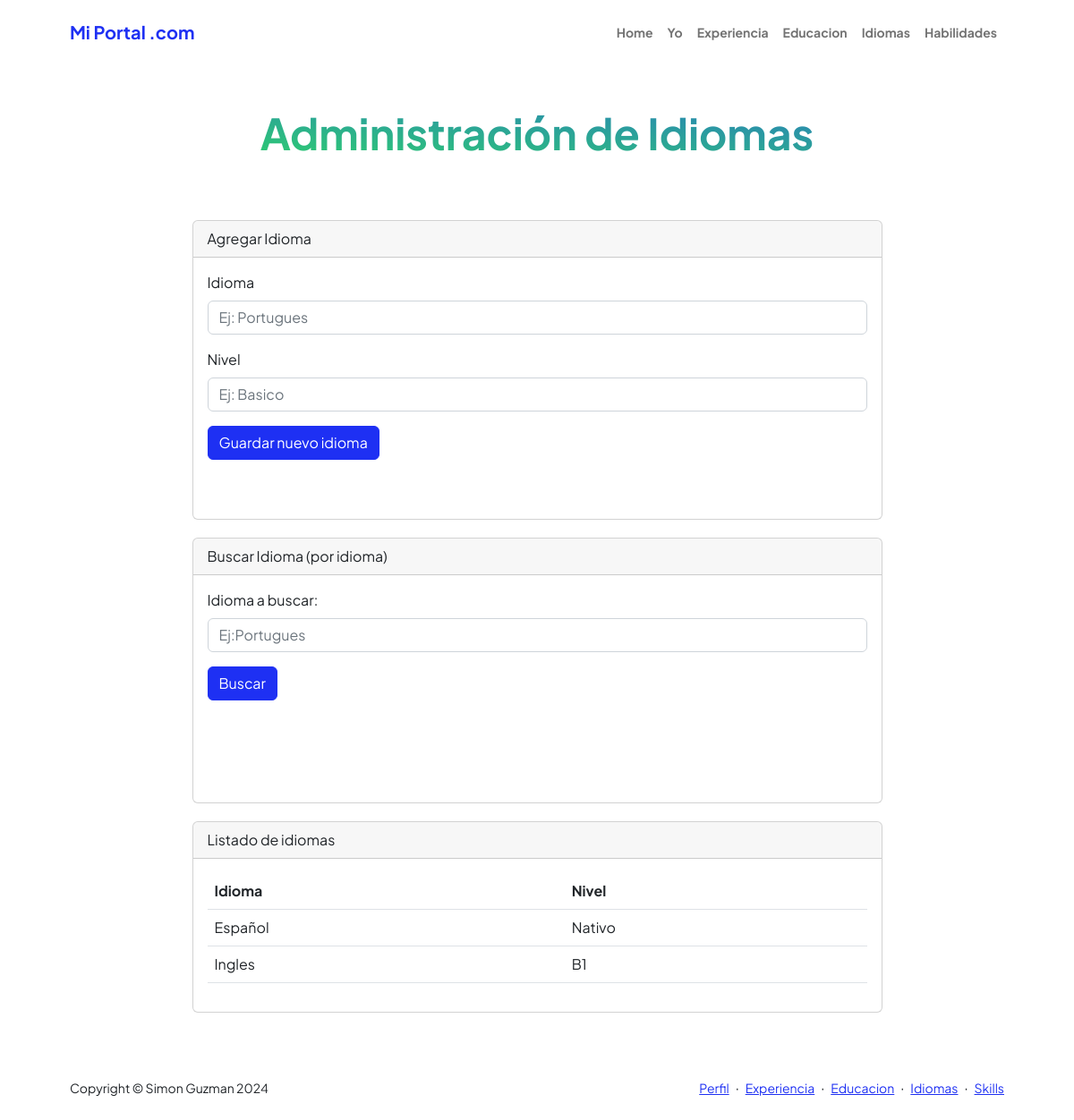
Page /AppCurriculum/idiomas on the earlier database version.
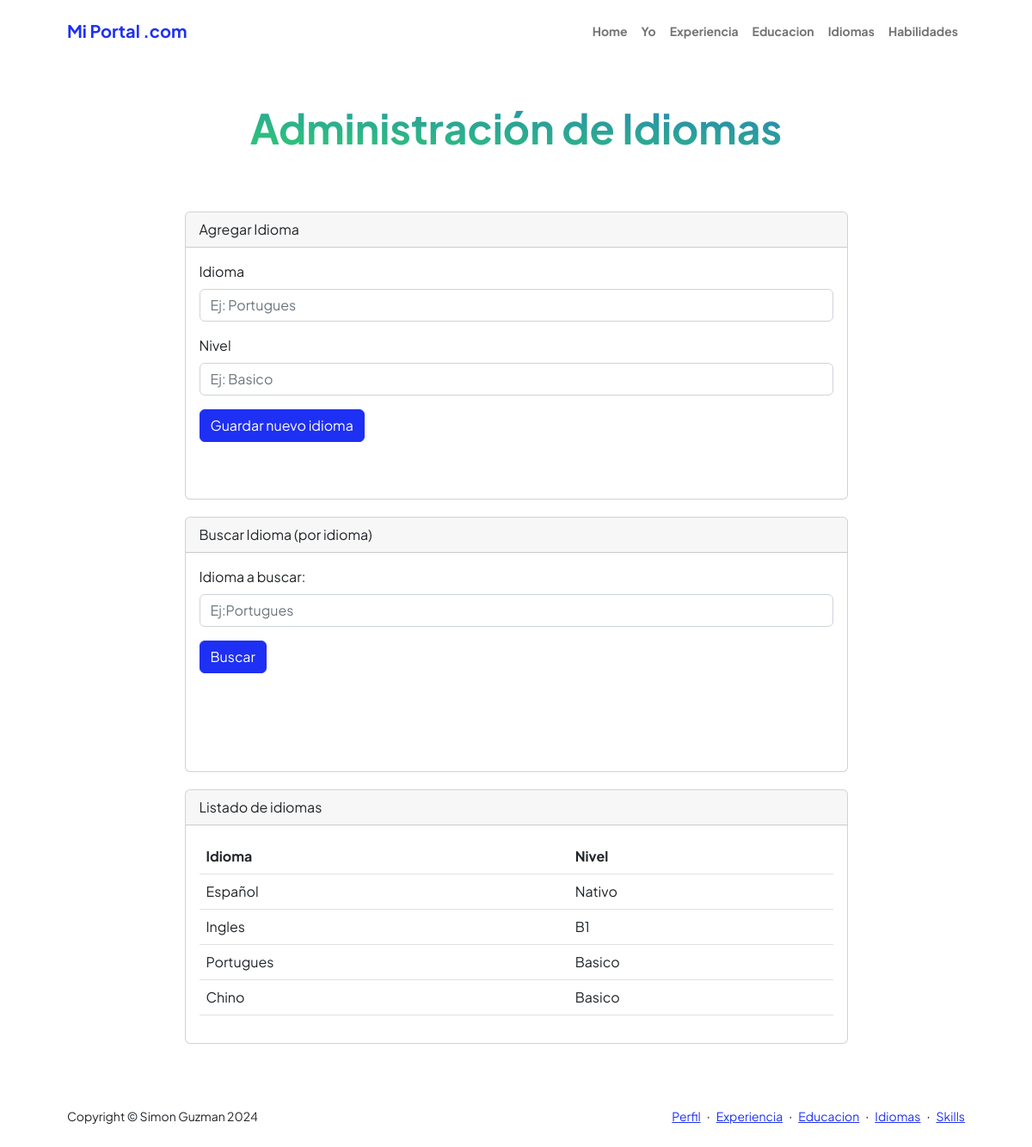
Same page on the later database version.
### AppCurriculum/models.py (models this page shows, shortened)
class Idiomas(models.Model):
    idioma = models.CharField(max_length=50)
    nivel = models.CharField(max_length=20)

### AppCurriculum/views.py (the view, shortened to what this page needs)
# urls.py: path('idiomas',views.idiomas,name="Idiomas"),
def idiomas(request):
    idiomas = Idiomas.objects.all()
    if request.method == 'POST':
        miFormulario = IdiomaFormulario(request.POST)
        if miFormulario.is_valid():
            informacion = miFormulario.cleaned_data
            exp = Idiomas(idioma=informacion['idioma'],nivel=informacion['nivel'])
            exp.save()
            miFormulario = IdiomaFormulario()
            return render(request,"AppCurriculum/idiomas.html",{"idiomas":idiomas,"miFormulario":miFormulario,"resp":"Datos guardados Correctamente","respSearch":""})
    else:
        miFormulario = IdiomaFormulario()
    return render(request,"AppCurriculum/idiomas.html",{"idiomas":idiomas,"miFormulario":miFormulario,"resp":"","respSearch":""})

### AppCurriculum/forms.py
class IdiomaFormulario(forms.Form):
    idioma = forms.CharField(label='Idioma', max_length=100,widget=forms.TextInput(attrs={'class': 'form-control','placeholder': 'Ej: Portugues'}))
    nivel = forms.CharField(label='Nivel', max_length=100,widget=forms.TextInput(attrs={'class': 'form-control','placeholder': 'Ej: Basico'}))
    def __init__(self, *args, **kwargs):
        super().__init__(*args, **kwargs)
        self.helper = FormHelper(self)
        self.helper.layout = Layout(
            'idioma',
            'nivel',
            Submit('submit', 'Guardar', css_class='btn btn-primary')
        )

### AppCurriculum/templates/AppCurriculum/idiomas.html (shortened to what this page needs)
{% extends "AppCurriculum/template.html" %}
{% load static %}
{% block datosDinamicos %}
<div class="container px-5 my-5">
    <div class="text-center mb-5">
        <h1 class="display-5 fw-bolder mb-0"><span class="text-gradient d-inline">Administración de Idiomas</span></h1>
    </div>
    <div class="row gx-5 justify-content-center">
        <div class="col-lg-11 col-xl-9 col-xxl-8">
              <div class="card" style="margin-top: 20px;">
                <div class="card-header" >
                  Agregar Idioma
                </div>
                <div class="card-body">
                  <section style="margin-bottom: 50px;">
                  <form action="" method="POST" class="mb-3">{% csrf_token %}
                    <div class="mb-3">
                      <label for="{{ miFormulario.idioma.id_for_label }}" class="form-label">{{ miFormulario.idioma.label }}</label>
                      {{ miFormulario.idioma }}
                  </div>
                  <div class="mb-3">
                      <label for="{{ miFormulario.nivel.id_for_label }}" class="form-label">{{ miFormulario.nivel.label }}</label>
                      {{ miFormulario.nivel }}
                  </div>
                  <div class="mb-3">
                    <input class="btn btn-primary" type="submit" value="Guardar nuevo idioma">
                  </div>
                  </form>
                </section>
                </div>
              </div>
             <div class="card" style="margin-top: 20px;">
              <div class="card-header">
                Buscar Idioma (por idioma)
              </div>
              <div class="card-body">
                <section style="margin-bottom: 50px;">
                  <form action="/AppCurriculum/idiomas/" method="GET" class="mb-3">{% csrf_token %}
                    <div class="mb-3">
                      <label for="exampleFormControlInput1" class="form-label">Idioma a buscar:</label>
                      <input type="text" class="form-control" name="text_search" id="text_search" placeholder="Ej:Portugues">
                    </div>
                    <div class="mb-3">
                      <input class="btn btn-primary" type="submit" value="Buscar">
                    </div>
                  </form>
                  <div class="card-body">
                </section>
              </div>
              </div>
               <div class="card" style="margin-top: 20px;">
                <div class="card-header">
                  Listado de idiomas
                </div>
                <div class="card-body">
                  <section>
                    <table class="table caption-top">
                        <thead>
                          <tr>
                            <th scope="col">Idioma</th>
                            <th scope="col">Nivel</th>
                          </tr>
                        </thead>
                        <tbody>
                          {% for info in idiomas %}
                          <tr>
                            <td>{{info.idioma}}</td>
                            <td>{{info.nivel}}</td>
                          </tr>
                          {% endfor%}
                        </tbody>
                    </table>
                </section>
                </div>
              </div>
        </div>
    </div>
</div>
{% endblock %}

Differences in the rows shown:
added Idiomas: idioma "Portugues", nivel "Basico"
added Idiomas: idioma "Chino", nivel "Basico"
